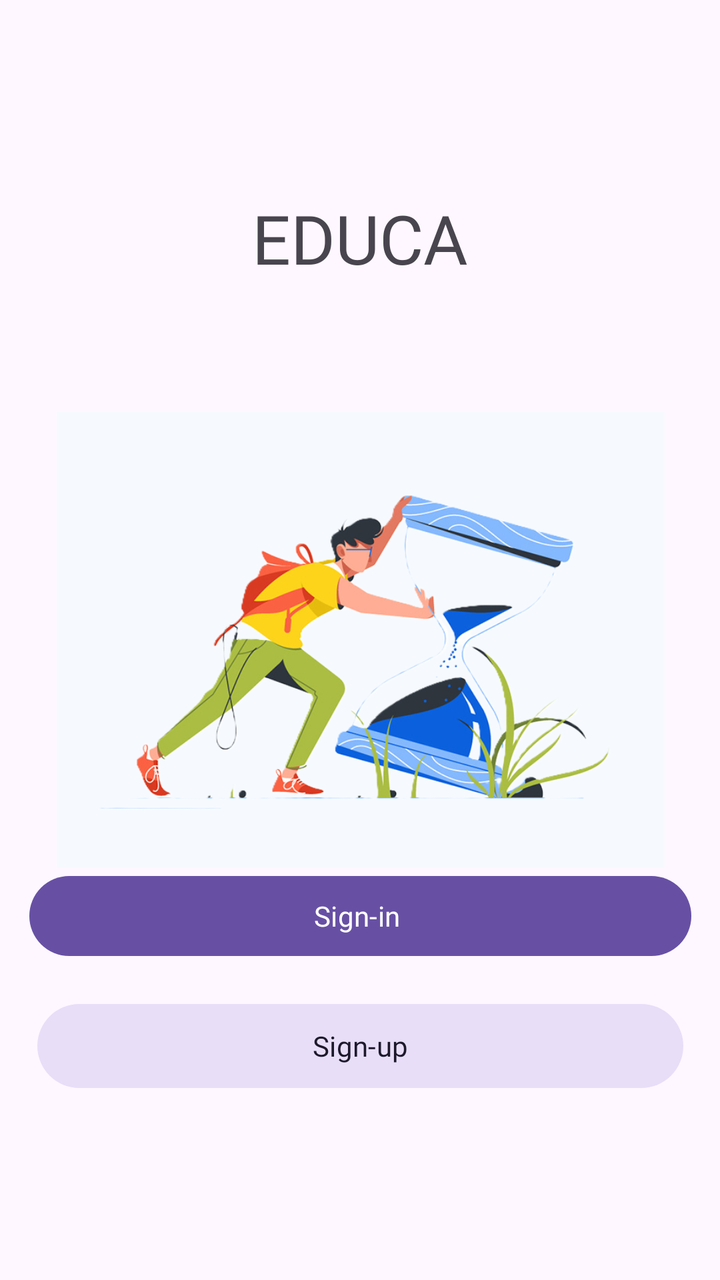
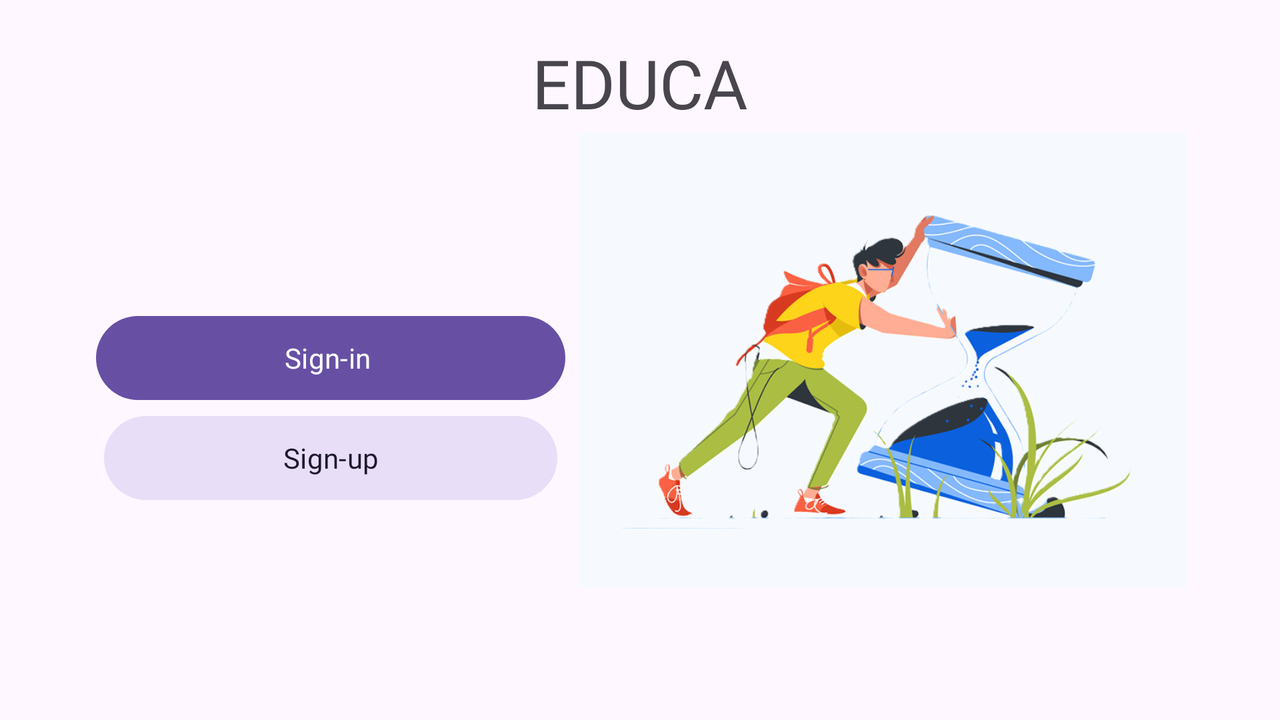

First picture: res/layout/ on a phone held upright. Second picture: the repository's own variant of that layout, on a device whose configuration matches the variant's folder. Source for both follows.
<!-- AndroidManifest.xml: application theme Theme.Educa -->
<!-- res/layout/fragment_welcome.xml -->
<?xml version="1.0" encoding="utf-8"?>
<androidx.constraintlayout.widget.ConstraintLayout xmlns:android="http://schemas.android.com/apk/res/android"
    xmlns:app="http://schemas.android.com/apk/res-auto"
    xmlns:tools="http://schemas.android.com/tools"
    android:layout_width="match_parent"
    android:layout_height="match_parent"
    tools:context=".Welcome" >
    <ImageView
        android:id="@+id/img_welcome_immagine_iniziale"
        android:layout_width="317dp"
        android:layout_height="228dp"
        android:scaleType="fitCenter"
        app:layout_constraintBottom_toBottomOf="parent"
        app:layout_constraintEnd_toEndOf="parent"
        app:layout_constraintHorizontal_bias="0.5"
        app:layout_constraintStart_toStartOf="parent"
        app:layout_constraintTop_toTopOf="parent"
        app:layout_constraintVertical_bias="0.5"
        app:srcCompat="@drawable/prova_immagine_iniziale" />

    <TextView
        android:id="@+id/txt_welcome_titolo"
        style="@style/Widget.AppCompat.TextView.SpinnerItem"
        android:layout_width="wrap_content"
        android:layout_height="wrap_content"
        android:fontFamily="@font/poppins_light"
        android:text="EDUCA"
        android:textAppearance="@style/TextAppearance.AppCompat.Display2"
        android:textSize="34sp"
        app:layout_constraintBottom_toTopOf="@+id/img_welcome_immagine_iniziale"
        app:layout_constraintEnd_toEndOf="parent"
        app:layout_constraintHorizontal_bias="0.5"
        app:layout_constraintStart_toStartOf="parent"
        app:layout_constraintTop_toTopOf="parent"
        app:layout_constraintVertical_bias="0.6" />

    <Button
        android:id="@+id/Btn_welcome_Sign_in"
        style="@style/Widget.Material3.Button"
        android:layout_width="331dp"
        android:layout_height="wrap_content"

        android:fontFamily="@font/poppins_regular"
        android:text="Sign-in "
        app:layout_constraintEnd_toEndOf="parent"
        app:layout_constraintHorizontal_bias="0.5"
        app:layout_constraintStart_toStartOf="parent"
        app:layout_constraintTop_toBottomOf="@+id/img_welcome_immagine_iniziale" />

    <Button
        android:id="@+id/Btn_welcome_Sign_up"
        style="@style/Widget.Material3.Button.IconButton.Filled.Tonal"
        android:layout_width="331dp"
        android:layout_height="50dp"

        android:layout_marginTop="16dp"
        android:fontFamily="@font/poppins_regular"
        android:text="Sign-up"
        app:layout_constraintEnd_toEndOf="parent"
        app:layout_constraintHorizontal_bias="0.5"
        app:layout_constraintStart_toStartOf="parent"
        app:layout_constraintTop_toBottomOf="@+id/Btn_welcome_Sign_in" />


</androidx.constraintlayout.widget.ConstraintLayout>
<!-- resources referenced by this layout -->
<resources>
  <!-- drawable prova_immagine_iniziale: png bitmap (drawable, 202502 bytes) -->
  <!-- from res/values-v23/ -->
  <style name="Theme.Educa" parent="Base.Theme.Educa">
          
          <item name="android:navigationBarColor">@android:color/transparent</item>
          <item name="android:statusBarColor">@android:color/transparent</item>
          <item name="android:windowLightStatusBar">?attr/isLightTheme</item>
      </style>
  <style name="Base.Theme.Educa" parent="Theme.Material3.DayNight.NoActionBar">
          
          
      </style>
</resources>
<!-- res/layout-land/fragment_welcome.xml (the repository's variant of the layout above) -->
<!-- drawn on the phone turned sideways -->
<?xml version="1.0" encoding="utf-8"?>
<androidx.constraintlayout.widget.ConstraintLayout xmlns:android="http://schemas.android.com/apk/res/android"
    xmlns:app="http://schemas.android.com/apk/res-auto"
    xmlns:tools="http://schemas.android.com/tools"
    android:layout_width="match_parent"
    android:layout_height="match_parent"
    tools:context=".Fragment.Welcome"
    android:padding="16sp">

    <ImageView
        android:id="@+id/img_welcome_immagine_iniziale"
        android:layout_width="317dp"
        android:layout_height="228dp"
        android:scaleType="fitCenter"
        app:layout_constraintBottom_toBottomOf="parent"
        app:layout_constraintEnd_toEndOf="parent"
        app:layout_constraintStart_toStartOf="@+id/txt_welcome_titolo"
        app:layout_constraintTop_toTopOf="parent"
        app:layout_constraintVertical_bias="0.5"
        app:srcCompat="@drawable/prova_immagine_iniziale" />

    <TextView
        android:id="@+id/txt_welcome_titolo"
        style="@style/Widget.AppCompat.TextView.SpinnerItem"
        android:layout_width="wrap_content"
        android:layout_height="wrap_content"
        android:fontFamily="@font/poppins_light"
        android:text="EDUCA"
        android:textAppearance="@style/TextAppearance.AppCompat.Display2"
        android:textSize="34sp"
        app:layout_constraintBottom_toTopOf="@+id/img_welcome_immagine_iniziale"
        app:layout_constraintEnd_toEndOf="parent"
        app:layout_constraintHorizontal_bias="0.5"
        app:layout_constraintStart_toStartOf="parent"
        app:layout_constraintTop_toTopOf="parent"
        app:layout_constraintVertical_bias="0.6" />

    <Button
        android:id="@+id/Btn_welcome_Sign_in"
        style="@style/Widget.Material3.Button"
        android:layout_width="0dp"
        android:layout_height="50sp"

        android:layout_marginStart="32dp"
        android:fontFamily="@font/poppins_regular"
        android:text="Sign-in "
        app:layout_constraintBottom_toBottomOf="@+id/img_welcome_immagine_iniziale"
        app:layout_constraintEnd_toStartOf="@+id/img_welcome_immagine_iniziale"
        app:layout_constraintStart_toStartOf="parent"
        app:layout_constraintTop_toBottomOf="@+id/txt_welcome_titolo" />

    <Button
        android:id="@+id/Btn_welcome_Sign_up"
        style="@style/Widget.Material3.Button.IconButton.Filled.Tonal"
        android:layout_width="0dp"
        android:layout_height="50sp"

        android:fontFamily="@font/poppins_regular"
        android:text="Sign-up"
        app:layout_constraintEnd_toEndOf="@+id/Btn_welcome_Sign_in"
        app:layout_constraintStart_toStartOf="@+id/Btn_welcome_Sign_in"
        app:layout_constraintTop_toBottomOf="@+id/Btn_welcome_Sign_in" />


</androidx.constraintlayout.widget.ConstraintLayout>
